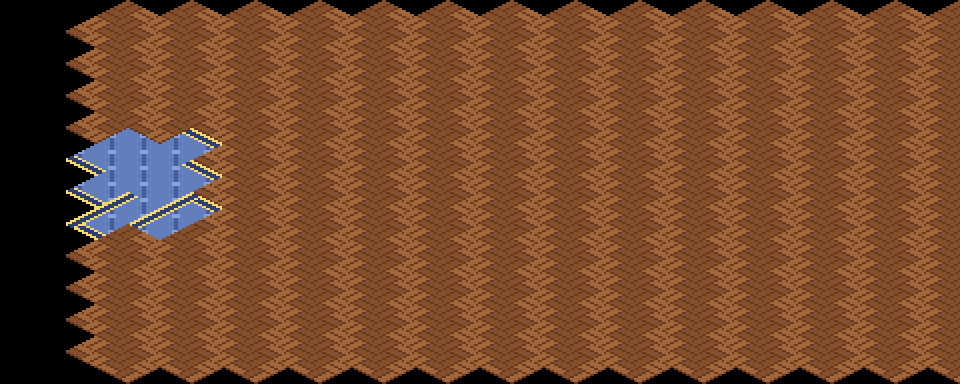

A 2D game scene composited from a Tiled map and its tileset images. What follows is a short description and the map's XML, with every tile layer's data as written:
An orthogonal 15x12 tile map with 64x32 px tiles, 1 tile layer (suelo).

<map version="1.10" orientation="orthogonal" renderorder="right-down" width="15" height="12" tilewidth="64" tileheight="32" infinite="0" nextlayerid="2" nextobjectid="1">
 <tileset firstgid="1" name="terreno_mundo" tilewidth="128" tileheight="64" tilecount="203" columns="8">
  <image source="../textures/../textures/terreno_mundo.png" width="1024" height="1664" />
 </tileset>
 <layer id="1" name="suelo" width="15" height="12">
  <data encoding="csv">
0,0,0,0,0,0,0,0,0,0,0,0,0,0,0,
0,159,159,159,159,159,159,159,159,159,159,159,159,159,159,
0,159,159,159,159,159,159,159,159,159,159,159,159,159,159,
0,159,159,159,159,159,159,159,159,159,159,159,159,159,159,
0,159,159,159,159,159,159,159,159,159,159,159,159,159,159,
0,184,186,159,159,159,159,159,159,159,159,159,159,159,159,
0,180,181,159,159,159,159,159,159,159,159,159,159,159,159,
0,185,187,159,159,159,159,159,159,159,159,159,159,159,159,
0,159,159,159,159,159,159,159,159,159,159,159,159,159,159,
0,159,159,159,159,159,159,159,159,159,159,159,159,159,159,
0,159,159,159,159,159,159,159,159,159,159,159,159,159,159,
0,159,159,159,159,159,159,159,159,159,159,159,159,159,159
</data>
 </layer>
</map>
